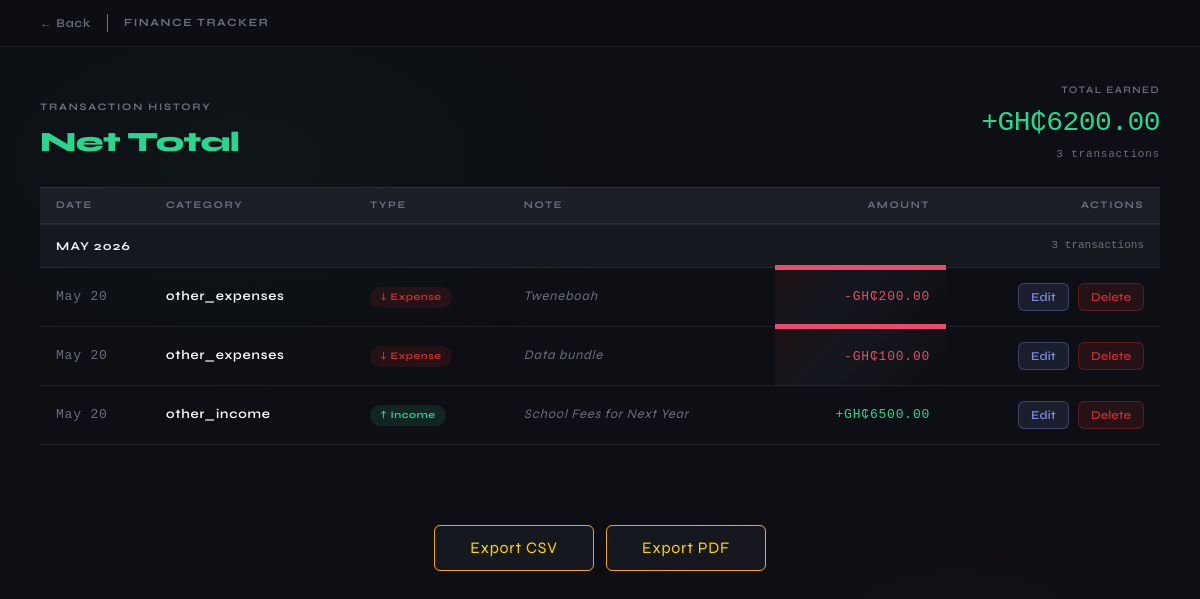
/transaction-history (signed in), run on the app's committed database.
### main.py (models this page shows)
class Transaction(db.Model):
    id = db.Column(db.Integer, primary_key=True)
    amount = db.Column(db.Float, nullable=False)
    category = db.Column(db.String(120), nullable=False)
    transaction_type = db.Column(db.String(120), nullable=False)
    month = db.Column(db.String(120), nullable=False)
    year = db.Column(db.String(120), nullable=False)
    dateMonth = db.Column(db.String(120) ,nullable=False)
    note = db.Column(db.String(120), nullable=True)
    user_id = db.Column(db.Integer, db.ForeignKey('user.id'), nullable=False)

### main.py (the view)
@app.route("/transaction-history")
@login_required
def transaction_history():
    filter_type = request.args.get('filter', 'all')
    current_month_str = actual_month(now.month)
    current_year_str = str(now.year)
    last_month_num = 12 if now.month == 1 else now.month - 1
    last_month_year_str = str(now.year - 1) if now.month == 1 else str(now.year)
    last_month_str = actual_month(last_month_num)
    base_query = Transaction.query.filter_by(user_id=current_user.id)
    if filter_type == 'income':
        transactions = base_query.filter_by(transaction_type='income', month=current_month_str,
                                            year=current_year_str).all()
        page_title = "Income"
    elif filter_type == 'expenses':
        transactions = base_query.filter_by(transaction_type='expenses', month=current_month_str,
                                            year=current_year_str).all()
        page_title = "Expenses"
    elif filter_type == 'last_month_income':
        transactions = base_query.filter_by(transaction_type='income', month=last_month_str,
                                            year=last_month_year_str).all()
        page_title = "Last Month Income"
    elif filter_type == 'last_month_expenses':
        transactions = base_query.filter_by(transaction_type='expenses', month=last_month_str,
                                            year=last_month_year_str).all()
        page_title = "Last Month Expenses"
    else:  # 'net' or 'all'
        transactions = base_query.all()
        page_title = "Net Total"
    transactions.sort(key=lambda x: x.id, reverse=True)
    return render_template("transaction-history.html", transactions=transactions, page_title=page_title,
                           filter_type=filter_type)

### main.py (called while the page is built)
def actual_month(fig:int) -> str:
    num:int = fig - 1
    month_string:str = monthStr[num]
    return month_string

@login_manager.user_loader
def load_user(user_id):
    return User.query.get(int(user_id))

### templates/transaction-history.html (shortened to what this page needs)
<!doctype html>
<html lang="en">
  <head>
    <link rel="stylesheet" href="{{ url_for('static', filename='bootstrap.min.css') }}" />
    <link rel="stylesheet" href="{{ url_for('static', filename='history.css') }}" />
    <link rel="stylesheet" href="{{ url_for('static', filename='styles.css') }}" />
  </head>
  <body>
    <div class="topbar">
      <div class="topbar-left">
        <a class="back-btn" href="{{ url_for('home') }}">← Back</a>
        <span class="topbar-brand">FINANCE TRACKER</span>
      </div>
    </div>
    {% set income_list = transactions | selectattr('transaction_type', 'equalto', 'income') | list %}
    {% set expense_list = transactions | selectattr('transaction_type', 'equalto', 'expenses') | list %}
    {% set total_income = income_list | sum(attribute='amount') %}
    {% set total_expenses = expense_list | sum(attribute='amount') %}
    {% if filter_type in ['income', 'last_month_income'] %}
      {% set display_total = total_income %}
      {% set sign = '+' %}
      {% set color_class = 'income' %}
    {% elif filter_type in ['expenses', 'last_month_expenses'] %}
      {% set display_total = total_expenses %}
      {% set sign = '-' %}
      {% set color_class = 'expense' %}
    {% else %}
      {% set display_total = total_income - total_expenses %}
      {% set sign = '+' if display_total >= 0 else '' %}
      {% set color_class = 'income' if display_total >= 0 else 'expense' %}
    {% endif %}
    <div class="page-header">
      <div class="page-title-group">
        <div class="page-eyebrow">Transaction History</div>
        <div class="page-title {{ color_class }}s">{{ page_title }}</div>
      </div>
      <div class="page-summary">
        <div class="summary-label">{{ 'Balance' if filter_type == 'net' else ('Total Earned' if color_class == 'income' else 'Total Spent') }}</div>
        <div class="summary-total {{ color_class }}s">
          {{ sign }}GH₵{{ "%.2f"|format(display_total) }}
        </div>
        <div class="summary-count">{{ transactions | length }} transactions</div>
      </div>
    </div>
    <div class="table-wrap">
      {% if transactions %}
        {% set ns = namespace(current_month='', current_year='') %}
        <table>
          <thead>
            <tr class="col-headers">
              <th>Date</th>
              <th>Category</th>
              <th>Type</th>
              <th>Note</th>
              <th class="right">Amount</th>
              <th class="right">Actions</th>
            </tr>
          </thead>
          <tbody>
            {% for t in transactions %}
              {% if t.month != ns.current_month or t.year|string != ns.current_year %}
                {% set ns.current_month = t.month %}
                {% set ns.current_year = t.year|string %}
                {% set month_txns = transactions | selectattr('month', 'equalto', t.month) | selectattr('year', 'equalto', t.year) | list %}
                <tr class="month-group">
                  <td colspan="4">{{ t.month }} {{ t.year }}</td>
                  <td colspan="2" class="month-count-col">{{ month_txns | length }} transactions</td>
                </tr>
              {% endif %}
              <tr class="data-row">
                <td class="date-cell">{{ t.dateMonth }}</td>
                <td class="category-cell">{{ t.category }}</td>
                <td>
                  <span class="type-pill {{ 'income' if t.transaction_type == 'income' else 'expense' }}">
                    {{ '↑ Income' if t.transaction_type == 'income' else '↓ Expense' }}
                  </span>
                </td>
                <td class="note-cell">{{ t.note or '—' }}</td>
                <td class="amount-cell {{ 'income' if t.transaction_type == 'income' else 'expense' }}s">
                  {{ '+' if t.transaction_type == 'income' else '-' }}GH₵{{ "%.2f"|format(t.amount) }}
                </td>
                <td class="actions-cell">
                  <button type="button" class="btn-edit"
                          data-id="{{ t.id }}"
                          data-amount="{{ t.amount }}"
                          data-category="{{ t.category }}"
                          data-type="{{ t.transaction_type }}"
                          data-note="{{ t.note }}"
                          onclick="openEditModalSafely(this)">
                    Edit
                  </button>
                  <form action="{{ url_for('delete_transaction', tx_id=t.id) }}" method="POST"
                        style="display:inline; margin:0;"
                        onsubmit="return confirm('Are you sure you want to delete this transaction?');">
                    <button type="submit" class="btn-delete">Delete</button>
                  </form>
                </td>
              </tr>
            {% endfor %}
          </tbody>
        </table>
      {% else %}
        <div class="empty">
          <div class="empty-icon">📭</div>
          <p>No transactions found for this category.</p>
        </div>
      {% endif %}
    </div>
    <div class="export-row">
      <a href="{{ url_for('export') }}" class="export btn">Export CSV</a>
      <a href="{{ url_for('export_pdf') }}" class="export btn">Export PDF</a>
    </div>
  </body>
</html>

### static/history.css (style rules this page uses)
*, *::before, *::after { box-sizing: border-box; margin: 0; padding: 0; }
body { background: #0e0f14; font-family: "Syne", sans-serif; color: #f0f0f0; min-height: 100vh; }
body::before { content: ""; position: fixed; inset: 0; background: radial-gradient( ellipse 60% 50% at 20% 20%, rgba(45, 204, 143, 0.03) 0%, transparent 60% ), radial-gradient( ellipse 50% 40% at 80% 80%, rgba(232, 76, 106, 0.03) 0%, transparent 60% ); pointer-events: none; z-index: 0; }
.topbar { position: sticky; top: 0; z-index: 100; background: rgba(14, 15, 20, 0.85); border-bottom: 1px solid rgba(255, 255, 255, 0.07); display: flex; align-items: center; justify-content: space-between; padding: 14px 40px; }
.topbar-left { display: flex; align-items: center; gap: 16px; }
.back-btn { display: flex; align-items: center; gap: 6px; font-size: 12px; font-weight: 600; color: #6b6f7e; cursor: pointer; background: none; border: none; font-family: "Syne", sans-serif; transition: color 0.15s; text-decoration: none; }
.topbar-brand { font-size: 11px; font-weight: 700; letter-spacing: 0.14em; text-transform: uppercase; color: #6b6f7e; }
.page-header { padding: 36px 40px 24px; display: flex; align-items: flex-end; justify-content: space-between; position: relative; z-index: 1; }
.page-eyebrow { font-size: 10px; font-weight: 700; letter-spacing: 0.18em; text-transform: uppercase; color: #6b6f7e; margin-bottom: 6px; }
.page-title { font-size: 28px; font-weight: 800; letter-spacing: -0.02em; color: #2dcc8f; }
.page-summary { text-align: right; }
.summary-label { font-size: 10px; font-weight: 600; letter-spacing: 0.14em; text-transform: uppercase; color: #6b6f7e; margin-bottom: 4px; }
.summary-total { font-family: "DM Mono", monospace; font-size: 28px; font-weight: 500; color: #2dcc8f; letter-spacing: -0.02em; }
.summary-count { font-size: 11px; color: #6b6f7e; font-family: "DM Mono", monospace; margin-top: 2px; }
.table-wrap { padding: 0 40px 40px; position: relative; z-index: 1; }
table { width: 100%; border-collapse: collapse; }
.col-headers { border-top: 1px solid rgba(255, 255, 255, 0.07); border-bottom: 1px solid rgba(255, 255, 255, 0.07); background: #1d1f28; }
.col-headers th { padding: 10px 16px; font-size: 10px; font-weight: 700; letter-spacing: 0.16em; text-transform: uppercase; color: #6b6f7e; text-align: left; }
.col-headers th.right { text-align: right; }
tbody tr.data-row { border-bottom: 1px solid rgba(255, 255, 255, 0.07); transition: background 0.15s; cursor: default; }
tbody tr.data-row td { padding: 15px 16px; font-size: 13px; vertical-align: middle; }
.date-cell { font-family: "DM Mono", monospace; font-size: 12px; color: #6b6f7e; white-space: nowrap; width: 110px; }
.category-cell { font-weight: 600; }
.type-pill { display: inline-flex; align-items: center; gap: 4px; padding: 3px 10px; border-radius: 20px; font-size: 10px; font-weight: 700; letter-spacing: 0.05em; white-space: nowrap; }
.type-pill.income { border-top: none; background: rgba(45,204,143,0.12); color: #2dcc8f; }
.type-pill.expense { background: rgba(204, 45, 45, 0.12); color: #cc2d2d; }
.note-cell { font-size: 12px; color: #6b6f7e; font-style: italic; max-width: 200px; overflow: hidden; text-overflow: ellipsis; white-space: nowrap; }
.amount-cell { font-family: "DM Mono", monospace; font-size: 14px; font-weight: 500; text-align: right; white-space: nowrap; }
.export { border: 1px solid #f5a623; color: gold; display: block; background: #16181f; width: 200px; margin: 10px auto; }
.incomes { color: #2bd58e; }

### static/styles.css (style rules this page uses)
* { margin: 0; padding: 0; box-sizing: border-box; }
body { font-family: 'Syne', sans-serif; background-color: #0e0f14; height: 100vh; color: #fff; letter-spacing: 0.05em; }
a { text-decoration: none; color: inherit; }
.income { border-top: 5px solid #2bd58e; background: linear-gradient(135deg, rgba(43, 213, 142, 0.08) 0%, #15171e 40%, #0d0e12 100%); color: #2bd58e; }
.expenses { border-top: 5px solid #e84c6a; background: linear-gradient(135deg, rgba(213, 68, 43, 0.08) 0%, #15171e 40%, #0d0e12 100%); color: #e84c6a; }

### data on the page
Transaction: month "MAY", year "2026", month_txns "3", dateMonth "May 20", category "other_expenses", transaction_type "↓ Expense", note "Tweneboah", transaction_type "-", amount "200.00"
Transaction: dateMonth "May 20", category "other_expenses", transaction_type "↓ Expense", note "Data bundle", transaction_type "-", amount "100.00"
Transaction: dateMonth "May 20", category "other_income", transaction_type "↑ Income", note "School Fees for Next Year", transaction_type "+", amount "6500.00"

### other printed values
{{ page_title }} "Net Total"
{{ sign }} "+"
{{ "%.2f"|format(display_total) }} "6200.00"
{{ transactions | length }} "3"
